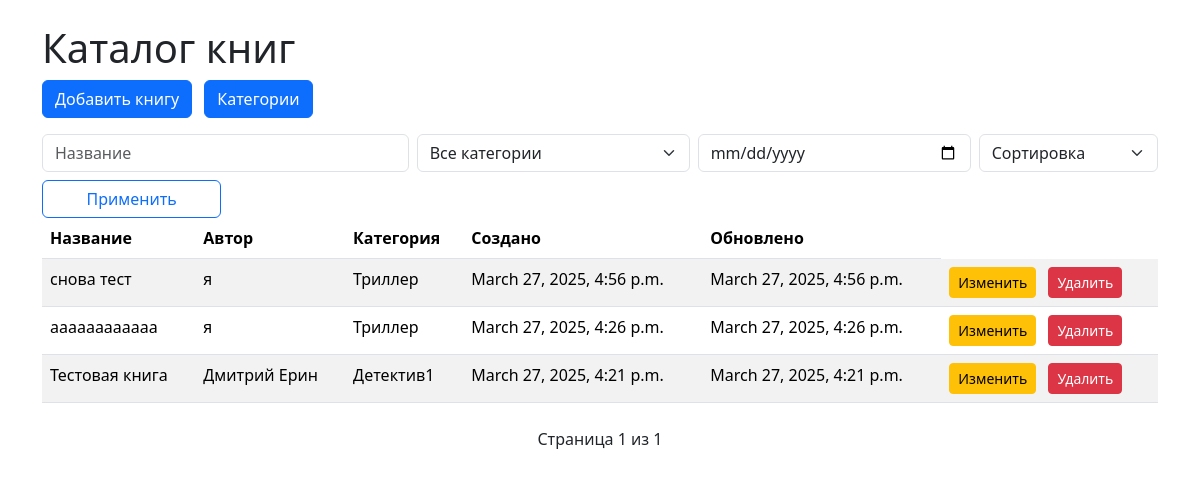
/, run on an earlier commit of the app's database.
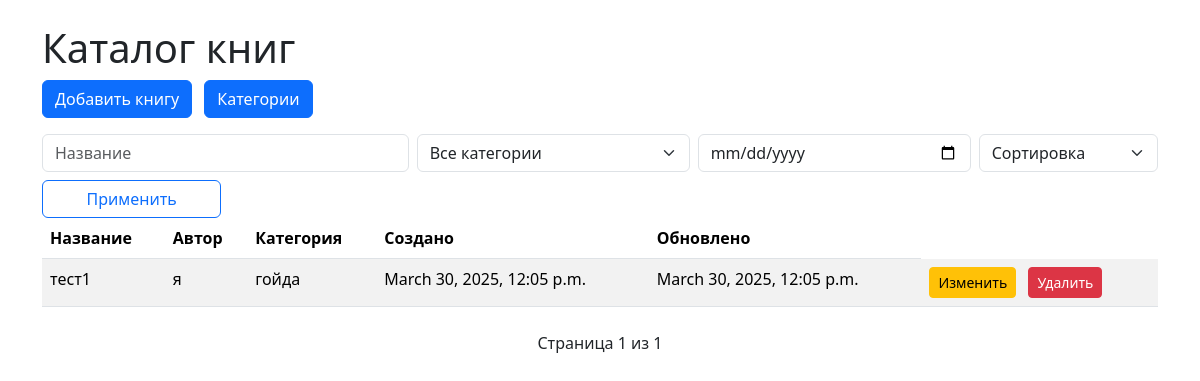
And on a later commit of the database.
### catalog/models.py (models this page shows, shortened)
class Book(models.Model):
    title = models.CharField(max_length=200)
    author = models.CharField(max_length=200)
    category = models.ForeignKey(Category, on_delete=models.CASCADE)
    created_at = models.DateTimeField(auto_now_add=True)
    updated_at = models.DateTimeField(auto_now=True)

class Category(models.Model):
    name = models.CharField(max_length=100, unique=True)

### catalog/views.py (the view)
# urls.py: path('', views.book_list, name='book_list'),
def book_list(request):
    books = Book.objects.all()
    categories = Category.objects.all()
    title_query = request.GET.get('title')
    if title_query:
        books = books.filter(title__icontains=title_query)
    category_id = request.GET.get('category')
    if category_id:
        books = books.filter(category_id=category_id)
    date_query = request.GET.get('date')
    if date_query:
        books = books.filter(created_at__date=date_query)
    allowed_sorts = [
        'title', '-title',
        'category__name', '-category__name',
        'created_at', '-created_at',
        'updated_at', '-updated_at'  # все возможные сортировки
    ]
    sort_by = request.GET.get('sort', '-created_at')  # по умолчанию сортировка по дате добавления (сначала новые)
    if sort_by not in allowed_sorts:
        sort_by = '-created_at'  # защита от неправильных параметров
    books = books.order_by(sort_by)
    paginator = Paginator(books, 10)
    page_number = request.GET.get('page')
    page_obj = paginator.get_page(page_number)
    return render(request, 'catalog/book_list.html', {
        'request': request,
        'page_obj': page_obj,
        'sort_by': sort_by,
        'categories': categories,
    })

### catalog/templates/catalog/book_list.html (shortened to what this page needs)
{% load static %}
{% load custom_tags %}
<!DOCTYPE html>
<html>
<head>
    <link href="{% static 'css/bootstrap.min.css' %}" rel="stylesheet">
</head>
<body>
    <div class="container mt-4">
        <h1>Каталог книг</h1>
        <a href="{% url 'add_book' %}" class="btn btn-primary mb-3">Добавить книгу</a>
        <a href="{% url 'category_list' %}" class="btn btn-primary mb-3 ms-2">Категории</a>
        <form method="get" id="combinedForm">
            <div class="row g-2">
                <div class="col-md-4">
                    <input type="text" class="form-control" name="title" placeholder="Название" value="{{ request.GET.title }}">
                </div>
                <div class="col-md-3">
                    <select class="form-select" name="category">
                        <option value="">Все категории</option>
                    </select>
                </div>
                <div class="col-md-3">
                    <input type="date" class="form-control" name="date" value="{{ request.GET.date }}">
                </div>
                <div class="col-md-2">
                    <select class="form-select" name="sort" onchange="document.getElementById('combinedForm').submit()">
                        <option value="">Сортировка</option>
                    </select>
                </div>
                <div class="col-md-2">
                    <button type="submit" class="btn btn-outline-primary w-100">Применить</button>
                </div>
            </div>
        </form>
        <table class="table table-striped">
            <thead>
                <tr>
                    <th>Название</th>
                    <th>Автор</th>
                    <th>Категория</th>
                    <th>Создано</th>
                    <th>Обновлено</th>
                </tr>
            </thead>
            <tbody>
                {% for book in page_obj %}
                <tr>
                    <td>{{ book.title }}</td>
                    <td>{{ book.author }}</td>
                    <td>{{ book.category.name }}</td>
                    <td>{{ book.created_at }}</td>
                    <td>{{ book.updated_at }}</td>
                    <td>
                        <a href="{% url 'edit_book' book.pk %}" class="btn btn-sm btn-warning me-2">Изменить</a>
                        <a href="{% url 'delete_book' book.pk %}" class="btn btn-sm btn-danger">Удалить</a>
                    </td>
                </tr>
                {% endfor %}
            </tbody>
        </table>
    </div>
</body>
</html>
{% include 'catalog/pagination.html' %}

### catalog/templates/catalog/pagination.html (shortened to what this page needs)
{% load custom_tags %}
<nav aria-label="Page navigation">
    <ul class="pagination justify-content-center mt-4">
        <div class="pagination">
            <span class="step-links">
                <span class="current">
                    Страница {{ page_obj.number }} из {{ page_obj.paginator.num_pages }}
                </span>
            </span>
        </div>
    </ul>
</nav>

What changed in the data, as far as the page shows it:
removed Book: title "снова тест", author "я", category.name "Триллер", created_at "March 27, 2025, 4:56 p.m.", updated_at "March 27, 2025, 4:56 p.m."
removed Book: title "аааааааааааа", author "я", category.name "Триллер", created_at "March 27, 2025, 4:26 p.m.", updated_at "March 27, 2025, 4:26 p.m."
removed Book: title "Тестовая книга", author "Дмитрий Ерин", category.name "Детектив1", created_at "March 27, 2025, 4:21 p.m.", updated_at "March 27, 2025, 4:21 p.m."
added Book: title "тест1", author "я", category.name "гойда", created_at "March 30, 2025, 12:05 p.m.", updated_at "March 30, 2025, 12:05 p.m."
